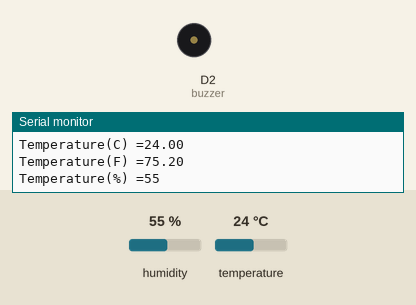
Recording of a sketch running on a simulated ESP8266 (NodeMCU). On the bench: buzzer (waves = sounding), the last lines printed to the serial monitor. The inputs (shaded band) are chosen by the test bench; at power-on: temperature 24 °C, humidity 55 %. WiFi joins after 1.5 s; servers stay silent unless stated.

Above: at 3.0 s.
3.1 s: temperature set to 28 °C
7.0 s: temperature set to 31 °C
At 11.1 s:
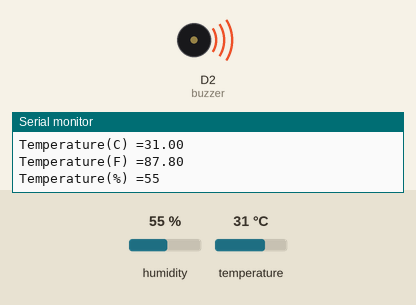
Timing chart, 0 to 12.6 s (numbered marks = the images above; inputs shaded):
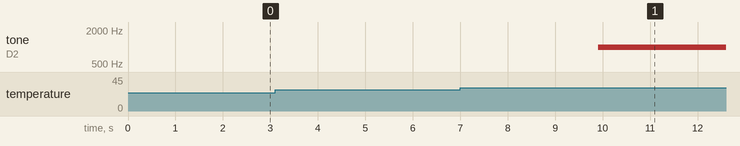

Measured:
- the behaviour switches between 29 and 30 °C on temperature (found by bisection; images 0 and 1)
- after the input at 7.0 s, tone on D2 (buzzer): silent → 1000 Hz after 2.9 s

The sketch:

sketch_aug23d.ino
```cpp
#define BLYNK_PRINT Serial
#include<ESP8266WiFi.h>
#include<BlynkSimpleEsp8266.h>
#include <DHT.h>
#define DHTPIN D5
#define DHTTYPE DHT11
DHT dht(DHTPIN, DHTTYPE);
const char wname[] = "Ajeet_Sharma";
const char pass[]= "sharma123";
const char token[]="7TFmf0MpXCaZD5jlUcyThqCmEJBvfWbV";
const int buzzer =D2;
void setup()
{

  Serial.begin(9600);
   Blynk.begin(token,wname,pass);
  dht.begin();
    pinMode(buzzer, OUTPUT);
}
void loop()
{

  float temp = dht.readTemperature();
  int humidity = dht.readHumidity();
  float tempF = dht.readTemperature(true);
  delay(1000);
  Serial.println();
  Serial.print("Temperature(C) =");
  Serial.print(temp);
  Serial.println();
  Serial.print("Temperature(F) =");
  Serial.print(tempF);
  Serial.println();
  Serial.print("Temperature(%) =");
  Serial.print(humidity);
  delay(1000);
if(temp>=30)
 tone(buzzer, 1000);
 else
 noTone(buzzer);
Blynk.run();
}
```
